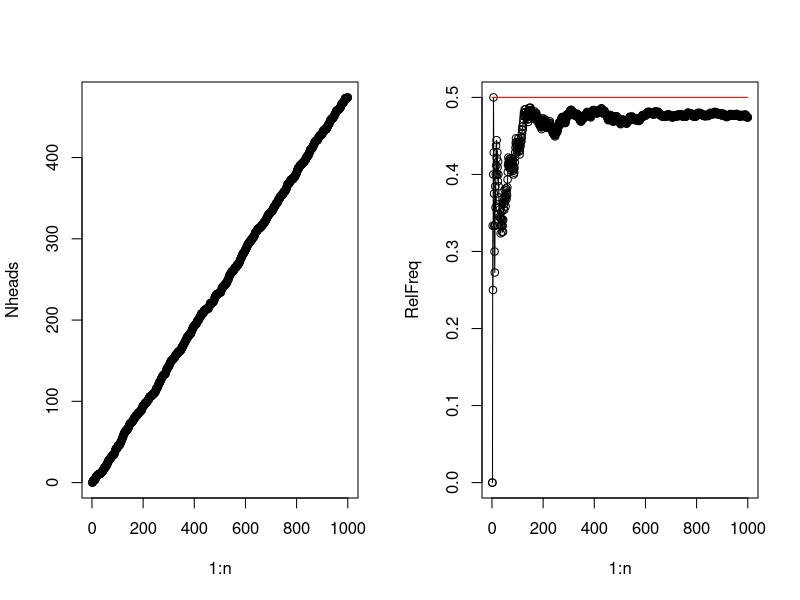
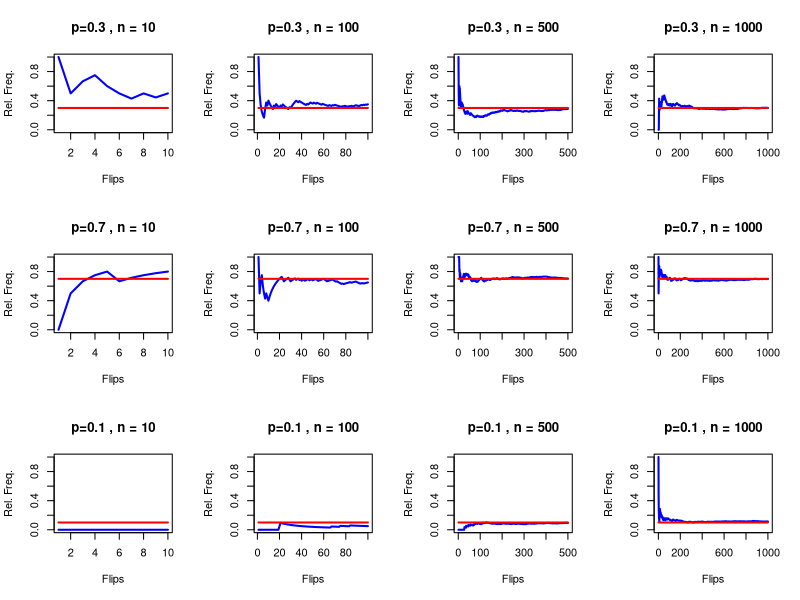

These figures' R source, in order:
# Lab 2 - Maddox Presser

# a)
n = 10
x = sample(0:1, 10, replace = TRUE)
print(x)

tot_heads = sum(x)
print(tot_heads)

# b)
arr = c(100, 500, 1000)
for (n in arr) {
  x = sample(0:1, n, replace = TRUE)
  tot_heads = sum(x)
  print(tot_heads)
}

# c)
par(mfrow = c(1, 2))
Nheads = cumsum(x)
plot(1:n, Nheads, type="o")

RelFreq = Nheads/(1:n) # this is "elementwise" division of two vectors
plot(1:n, RelFreq, type="o")
lines(c(1,n),c(0.5,0.5), col="red")

#d)
arr_n = c(10, 100, 500, 1000)

arr_prob = list(c(0.7, 0.3), c(0.3, 0.7), c(0.9, 0.1)) # list of probs
prob_labels = c("p=0.3", "p=0.7", "p=0.1")  # labels

par(mfrow = c(3, 4))
i = 1  # counter for labels
for (p in arr_prob) {
    p_heads = p[2]  # prob of heads
    
    for (n in arr_n) {
        x = sample(0:1, n, replace = TRUE, prob = p)
        tot_heads = sum(x)
        print(paste("Prob =", prob_labels[i], ", n =", n, ", heads =", tot_heads)) # answers
        
        Nheads = cumsum(x)
        RelFreq = Nheads/(1:n)
        
        plot(1:n, RelFreq, type="l", 
             main=paste(prob_labels[i], ", n =", n), # titles
             xlab="Flips", ylab="Rel. Freq.",
             ylim=c(0, 1), col="blue", lwd=2)
        lines(c(1,n), c(p_heads, p_heads), col="red", lwd=2) 
    }
    i = i + 1 # for next label
}

#e)

